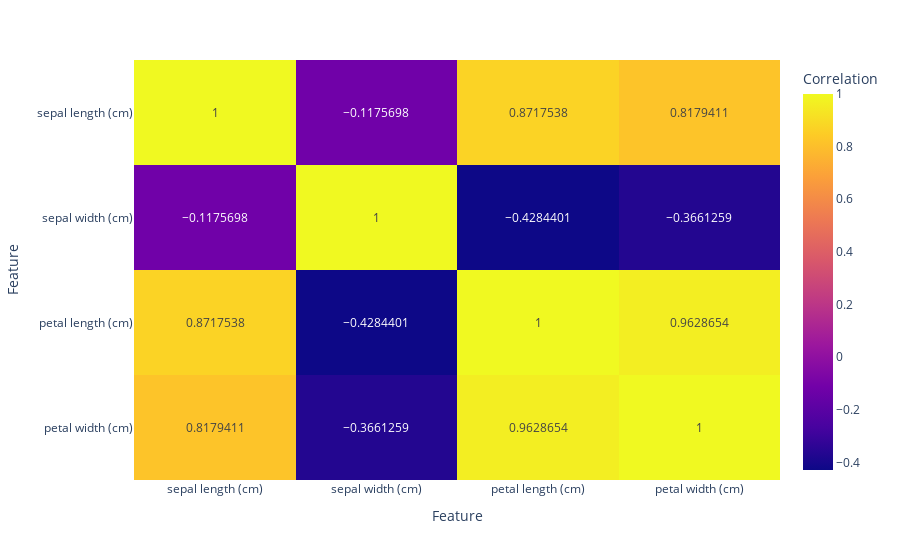

The notebook cell saved with this chart:
### Markdown cell above
#### Heatmap of Feature Correlations

### Code cell
# Assuming 'df' is your DataFrame and the last column is 'species'
numeric_df = df.select_dtypes(include=[np.number])
corr = numeric_df.corr()

# Now create the heatmap with Plotly
fig = px.imshow(corr, text_auto=True, aspect="auto", labels=dict(x="Feature", y="Feature", color="Correlation"))
fig.show()

### Figure 1 — Plotly figure (JSON) as saved in the notebook; plotly's stock layout.template omitted (floating-point values rounded to 4 significant figures)
{"data": [{"coloraxis": "coloraxis", "hovertemplate": "Feature: %{x}<br>Feature: %{y}<br>Correlation: %{z}<extra></extra>", "name": "0", "texttemplate": "%{z}", "type": "heatmap", "x": ["sepal length (cm)", "sepal width (cm)", "petal length (cm)", "petal width (cm)"], "xaxis": "x", "y": ["sepal length (cm)", "sepal width (cm)", "petal length (cm)", "petal width (cm)"], "yaxis": "y", "z": [[1, -0.1176, 0.8718, 0.8179], [-0.1176, 1, -0.4284, -0.3661], [0.8718, -0.4284, 1, 0.9629], [0.8179, -0.3661, 0.9629, 1]]}], "layout": {"coloraxis": {"colorbar": {"title": {"text": "Correlation"}}, "colorscale": [[0, "#0d0887"], [0.1111, "#46039f"], [0.2222, "#7201a8"], [0.3333, "#9c179e"], [0.4444, "#bd3786"], [0.5556, "#d8576b"], [0.6667, "#ed7953"], [0.7778, "#fb9f3a"], [0.8889, "#fdca26"], [1, "#f0f921"]]}, "margin": {"t": 60}, "xaxis": {"anchor": "y", "domain": [0, 1], "title": {"text": "Feature"}}, "yaxis": {"anchor": "x", "autorange": "reversed", "domain": [0, 1], "title": {"text": "Feature"}}}}
